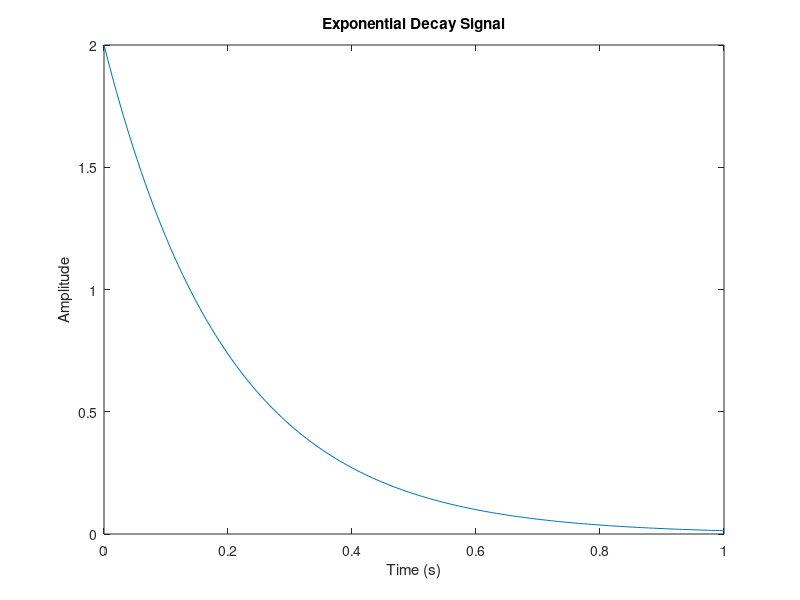
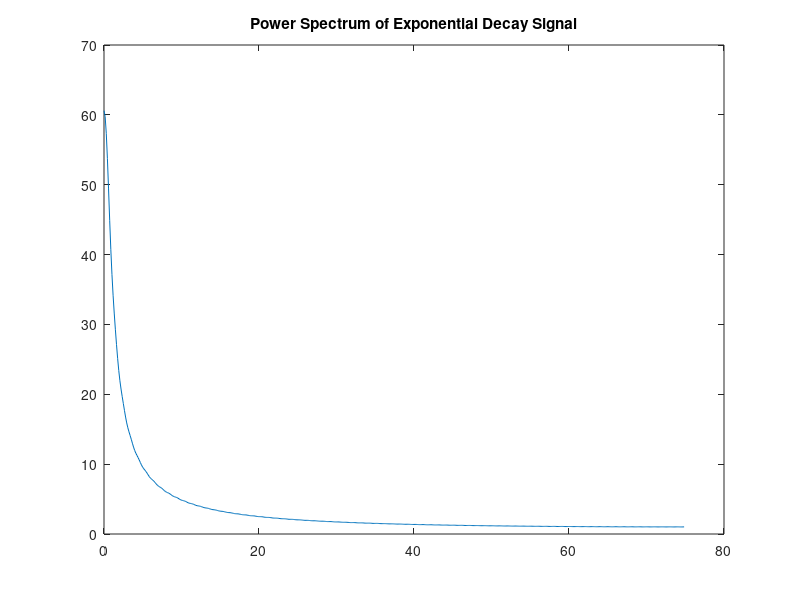

These figures' MATLAB source, in order: (Note: this script raises an error after producing the figures.)
Fs = 150; % Sampling frequency
t = 0:1/Fs:1; % Time vector of 1 second
x = 2*exp(-5*t);
nfft = 1024; % Length of FFT
% Take fft, padding with zeros so that length(X) is equal to nfft
X = fft(x,nfft);
% FFT is symmetric, throw away second half
X = X(1:nfft/2);
% Take the magnitude of fft of x
mx = abs(X);
% This is an evenly spaced frequency vector
f = (0:nfft/2-1)*Fs/nfft;
% Generate the plot, title and labels.
figure(1);
plot(t,x);
title('Exponential Decay Signal');
xlabel('Time (s)');
ylabel('Amplitude');
figure(2);
plot(f,mx);
title('Power Spectrum of Exponential Decay Signal');
y g );
xlabel('Frequency (Hz)');
ylabel('Power');